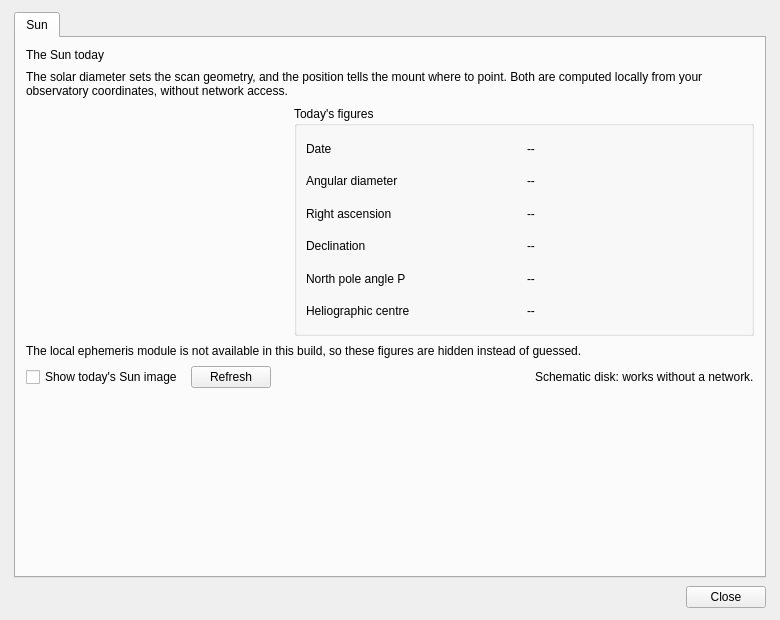
<?xml version="1.0" encoding="UTF-8"?>
<ui version="4.0">
 <class>SkyCalendarDialog</class>
 <widget class="QWidget" name="SkyCalendarDialog">
  <property name="geometry">
   <rect>
    <x>0</x>
    <y>0</y>
    <width>780</width>
    <height>620</height>
   </rect>
  </property>
  <property name="windowTitle">
   <string>Sky calendar</string>
  </property>
  <layout class="QVBoxLayout" name="calendarLayout">
   <property name="spacing">
    <number>8</number>
   </property>
   <property name="leftMargin">
    <number>14</number>
   </property>
   <property name="topMargin">
    <number>12</number>
   </property>
   <property name="rightMargin">
    <number>14</number>
   </property>
   <property name="bottomMargin">
    <number>12</number>
   </property>
   <item>
    <widget class="QTabWidget" name="calendarTabs">
     <property name="currentIndex">
      <number>0</number>
     </property>
     <widget class="QWidget" name="sunTab">
      <attribute name="title">
       <string>Sun</string>
      </attribute>
      <layout class="QVBoxLayout" name="sunTabLayout">
       <property name="spacing">
        <number>8</number>
       </property>
       <property name="leftMargin">
        <number>10</number>
       </property>
       <property name="topMargin">
        <number>10</number>
       </property>
       <property name="rightMargin">
        <number>10</number>
       </property>
       <property name="bottomMargin">
        <number>10</number>
       </property>
       <item>
        <widget class="QLabel" name="sunTitle">
         <property name="role" stdset="0">
          <string>title</string>
         </property>
         <property name="text">
          <string>The Sun today</string>
         </property>
        </widget>
       </item>
       <item>
        <widget class="QLabel" name="sunWhy">
         <property name="role" stdset="0">
          <string>hint</string>
         </property>
         <property name="wordWrap">
          <bool>true</bool>
         </property>
         <property name="text">
          <string>The solar diameter sets the scan geometry, and the position tells the mount where to point. Both are computed locally from your observatory coordinates, without network access.</string>
         </property>
        </widget>
       </item>
       <item>
        <layout class="QHBoxLayout" name="sunMainRow">
         <item>
          <widget class="QWidget" name="sunDiscHost" native="true">
           <property name="minimumSize">
            <size>
             <width>230</width>
             <height>230</height>
            </size>
           </property>
           <property name="maximumSize">
            <size>
             <width>260</width>
             <height>320</height>
            </size>
           </property>
          </widget>
         </item>
         <item>
          <widget class="QGroupBox" name="sunDataBox">
           <property name="title">
            <string>Today's figures</string>
           </property>
           <layout class="QGridLayout" name="sunDataLayout">
            <item row="0" column="0">
             <widget class="QLabel" name="sunDateCaption">
              <property name="text">
               <string>Date</string>
              </property>
             </widget>
            </item>
            <item row="0" column="1">
             <widget class="QLabel" name="sunDateValue">
              <property name="text">
               <string>--</string>
              </property>
             </widget>
            </item>
            <item row="1" column="0">
             <widget class="QLabel" name="sunDiameterCaption">
              <property name="text">
               <string>Angular diameter</string>
              </property>
             </widget>
            </item>
            <item row="1" column="1">
             <widget class="QLabel" name="sunDiameterValue">
              <property name="text">
               <string>--</string>
              </property>
              <property name="toolTip">
               <string>How wide the Sun looks today, in arcminutes. It changes with the Earth-Sun distance and decides how long the sweep has to be.</string>
              </property>
             </widget>
            </item>
            <item row="2" column="0">
             <widget class="QLabel" name="sunRaCaption">
              <property name="text">
               <string>Right ascension</string>
              </property>
             </widget>
            </item>
            <item row="2" column="1">
             <widget class="QLabel" name="sunRaValue">
              <property name="text">
               <string>--</string>
              </property>
              <property name="toolTip">
               <string>Where the Sun is on the celestial equator, in hours. It is what the GOTO uses.</string>
              </property>
             </widget>
            </item>
            <item row="3" column="0">
             <widget class="QLabel" name="sunDecCaption">
              <property name="text">
               <string>Declination</string>
              </property>
             </widget>
            </item>
            <item row="3" column="1">
             <widget class="QLabel" name="sunDecValue">
              <property name="text">
               <string>--</string>
              </property>
              <property name="toolTip">
               <string>How far the Sun is north or south of the equator, in degrees. It follows the seasons.</string>
              </property>
             </widget>
            </item>
            <item row="4" column="0">
             <widget class="QLabel" name="sunRotationCaption">
              <property name="text">
               <string>North pole angle P</string>
              </property>
             </widget>
            </item>
            <item row="4" column="1">
             <widget class="QLabel" name="sunRotationValue">
              <property name="text">
               <string>--</string>
              </property>
              <property name="toolTip">
               <string>How far the Sun's north pole is tilted east or west in the sky, in degrees. Post-processing uses it to orient the reconstructed image.</string>
              </property>
             </widget>
            </item>
            <item row="5" column="0">
             <widget class="QLabel" name="sunHeliographicCaption">
              <property name="text">
               <string>Heliographic centre</string>
              </property>
             </widget>
            </item>
            <item row="5" column="1">
             <widget class="QLabel" name="sunHeliographicValue">
              <property name="text">
               <string>--</string>
              </property>
              <property name="toolTip">
               <string>Heliographic latitude B0 and Carrington longitude L0 of the point at the centre of the disk. It says which part of the Sun the slit crosses.</string>
              </property>
             </widget>
            </item>
           </layout>
          </widget>
         </item>
        </layout>
       </item>
       <item>
        <widget class="QLabel" name="sunEmptyState">
         <property name="role" stdset="0">
          <string>hint</string>
         </property>
         <property name="wordWrap">
          <bool>true</bool>
         </property>
         <property name="text">
          <string>The local ephemeris module is not available in this build, so these figures are hidden instead of guessed.</string>
         </property>
        </widget>
       </item>
       <item>
        <layout class="QHBoxLayout" name="sunImageRow">
         <item>
          <widget class="QCheckBox" name="sunSdoCheck">
           <property name="text">
            <string>Show today's Sun image</string>
           </property>
           <property name="toolTip">
            <string>Downloads the day's image from the SDO service. It is the only optional network use in the app; without it the schematic disk is shown.</string>
           </property>
          </widget>
         </item>
         <item>
          <widget class="QPushButton" name="sunRefreshButton">
           <property name="text">
            <string>Refresh</string>
           </property>
          </widget>
         </item>
         <item>
          <spacer name="sunImageSpacer">
           <property name="orientation">
            <enum>Qt::Horizontal</enum>
           </property>
           <property name="sizeHint" stdset="0">
            <size>
             <width>40</width>
             <height>20</height>
            </size>
           </property>
          </spacer>
         </item>
         <item>
          <widget class="QLabel" name="sunImageSource">
           <property name="role" stdset="0">
            <string>hint</string>
           </property>
           <property name="text">
            <string>Schematic disk: works without a network.</string>
           </property>
          </widget>
         </item>
        </layout>
       </item>
       <item>
        <spacer name="sunSpacer">
         <property name="orientation">
          <enum>Qt::Vertical</enum>
         </property>
         <property name="sizeHint" stdset="0">
          <size>
           <width>20</width>
           <height>20</height>
          </size>
         </property>
        </spacer>
       </item>
      </layout>
     </widget>
    </widget>
   </item>
   <item>
    <layout class="QHBoxLayout" name="calendarButtonRow">
     <item>
      <spacer name="calendarButtonSpacer">
       <property name="orientation">
        <enum>Qt::Horizontal</enum>
       </property>
       <property name="sizeHint" stdset="0">
        <size>
         <width>40</width>
         <height>20</height>
        </size>
       </property>
      </spacer>
     </item>
     <item>
      <widget class="QPushButton" name="calendarCloseButton">
       <property name="text">
        <string>Close</string>
       </property>
      </widget>
     </item>
    </layout>
   </item>
  </layout>
 </widget>
 <resources/>
 <connections/>
</ui>
